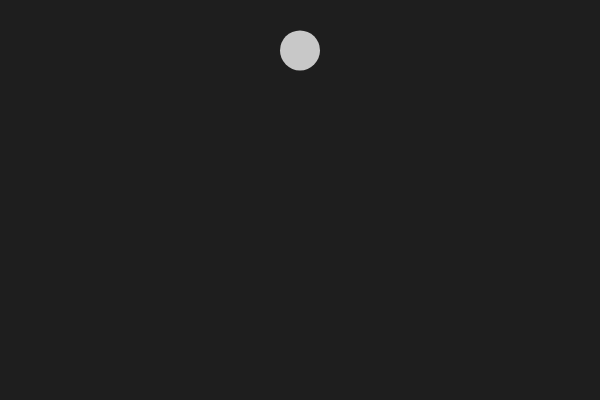
Frame 1 (no input)
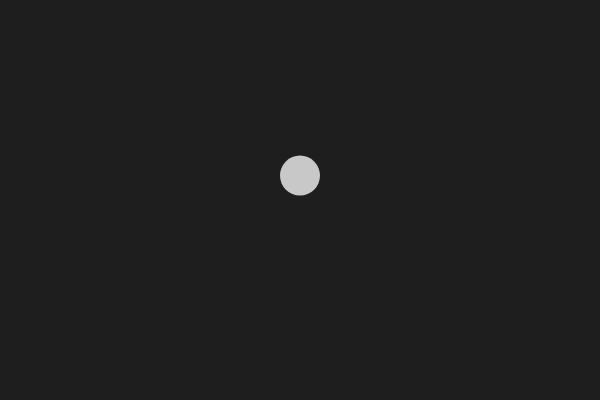
Frame 60 (no input)
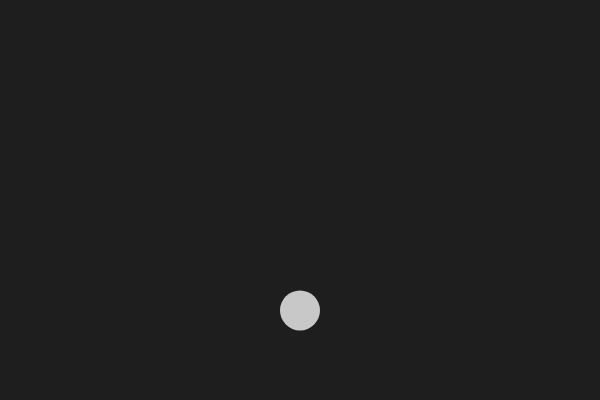
Frame 120 (the mouse pressed at the canvas centre since frame 60)

The p5.js sketch that drew these frames (run headless with seeded random() and noise() and a simulated clock; from frame 60 on, the mouse is pressed at the canvas centre):

// p5.js sketch
// ── sketch.js
let circlePosition;
let circleRadius = 20;
let velocity;
let gravity;
let damping;

function setup() {
    // Runs once
    createCanvas(600, 400); // width, height
    circlePosition = createVector(width/2, 50);
    velocity = createVector(0, 0);
    gravity = createVector(0, 0.4);
    damping = 0.1;
}

function draw() {
    // Runs every frame (default ~60 fps)
    background(30);

    velocity.add(gravity);
    circlePosition.add(velocity);

    console.log(circlePosition.x, circlePosition.y);

    const groundLevel = height - circleRadius;
    if (circlePosition.y > groundLevel & velocity.y > 0) {
        velocity.y *= - (1 - damping);
        circlePosition.y = groundLevel;
    }

    noStroke();
    fill(200);
    circle(circlePosition.x, circlePosition.y, circleRadius * 2);
}
